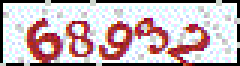
#> input picture CheckCode/checkcode_files/CheckCode(109).gif, 80 x 22 px, given in place of CheckCode(0).gif, which was not available (shown 3 times larger)
$ python bin_out.py
#> lines starting #> are read from the running program, lines starting #| are printed output that depends on the picture; pictures that were not available may be replaced by others from this repository, and a replacement may not be noted
from PIL import Image
import cv2
import numpy as np


def color_range(color):
    c_range = 50
    r, g, b = color
    color = [b, g, r]
    return [i - (c_range if i > c_range else i) for i in color], \
           [(i + c_range) if i < 255 - c_range else 255 for i in color]


colors = [
    color_range([255, 0, 0]),
    color_range([153, 43, 51]),
    color_range([204, 43, 51]),
    color_range([0, 0, 153]),
    color_range([0, 0, 102]),
    color_range([0, 128, 153]),
    color_range([0, 170, 153]),
    color_range([255, 170, 0]),
    color_range([255, 128, 0]),
    color_range([0, 0, 0]),
    color_range([0, 128, 0]),
    color_range([0, 85, 0])
]


def process_image(path):
    code_pic = Image.open(path).convert('RGB').crop((8, 5, 72, 21))
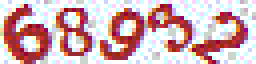
#> code_pic: PIL image 64x16 RGB (shown 4 times larger); mean R, G, B 212.4, 176.6, 181.2
    cv_image = cv2.cvtColor(np.array(code_pic), cv2.COLOR_RGBA2BGR)
    pics = []
    center = [6, 18, 30, 42, 54]
    for (lower, upper) in colors:
        # 创建NumPy数组
        lower = np.array(lower, dtype="uint8")  # 颜色下限
        upper = np.array(upper, dtype="uint8")  # 颜色上限

        # 根据阈值找到对应颜色
        mask = cv2.inRange(cv_image, lower, upper)
        if np.sum(mask) > 14000:
            break
    for a in range(5):
        size = (12, 16)
        cropped = cv2.getRectSubPix(mask, size, (center[a], 8))
        pics.append(cropped)
#> after the loop, pics = 5 items
    return pics


for j in range(1000):
    images_path = "CheckCode/checkcode_files/CheckCode(%d).gif" % j
    images = process_image(images_path)
#> images = 5 items
    for k in range(len(images)):
        out = 'CheckCode/checkcode_bin/%04d_%d.png' % (j, k)
        cv2.imwrite(out, images[k])
#> this loop made 5 passes
#> out on passes 1 to 5: 'CheckCode/checkcode_bin/0000_0.png', 'CheckCode/checkcode_bin/0000_1.png', 'CheckCode/checkcode_bin/0000_2.png', 'CheckCode/checkcode_bin/0000_3.png', 'CheckCode/checkcode_bin/0000_4.png'
#> pass 2 of the loop `for j in range(1000):`:
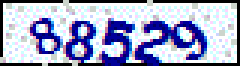
#> input picture CheckCode/checkcode_files/CheckCode(112).gif, 80 x 22 px, given in place of CheckCode(1).gif, which was not available (shown 3 times larger)
#> in process_image (call 2), `code_pic = Image.open(path).convert('RGB').crop((8, 5, 72, 21))`:
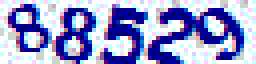
#> code_pic: PIL image 64x16 RGB (shown 4 times larger); mean R, G, B 151.2, 155.5, 208.1
#> the loop `for k in range(len(images)):` made 5 passes
#> out on passes 1 to 5: 'CheckCode/checkcode_bin/0001_0.png', 'CheckCode/checkcode_bin/0001_1.png', 'CheckCode/checkcode_bin/0001_2.png', 'CheckCode/checkcode_bin/0001_3.png', 'CheckCode/checkcode_bin/0001_4.png'
#> (the run stopped early here; a loop or call above may not have finished)
